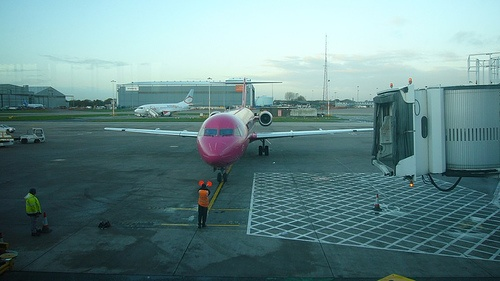
#> input picture pics/Train/data/2007_000032.jpg, 500 x 281 px; its folder holds only this picture in this run
$ python process.py
#> lines starting #> are read from the running program, lines starting #| are printed output that depends on the picture
import os
from PIL import Image

for name in os.listdir('data'):
    path_data = os.path.join('data', name)
    path_image = os.path.join('Images', name)
    path_label = os.path.join('Labels', name)
    image = Image.open(path_data)
#> image is the input picture: PIL image 500x281 RGB; mean R, G, B 102, 135.5, 136.9
    w, h = image.size
#> w = 500; h = 281
    w_new = w - w % 4
#> w_new = 500
    h_new = h - h % 4
#> h_new = 280
    image = image.crop((0, 0, w_new, h_new)) # left, upper, right lower
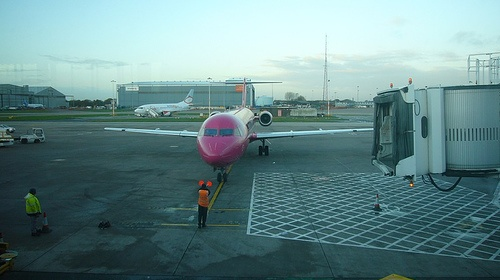
#> image: PIL image 500x280 RGB; mean R, G, B 102.3, 135.8, 137.2
    image.save(path_label)
    resized_image = image.resize((w_new//4, h_new//4))
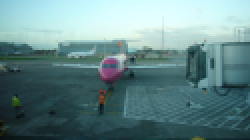
#> resized_image: PIL image 125x70 RGB (shown 2 times larger); mean R, G, B 102.3, 135.8, 137.2
    resized_image.save(path_image)

$ run again, on pics/Train/data/2007_000175.jpg
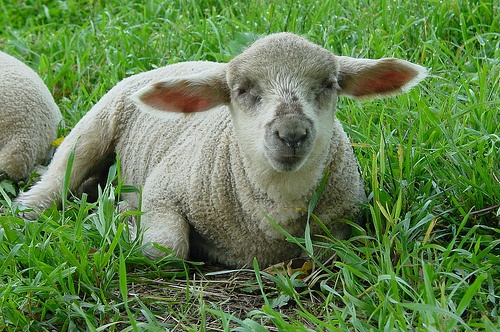
#> input picture pics/Train/data/2007_000175.jpg, 500 x 332 px
#> image is the input picture: PIL image 500x332 RGB; mean R, G, B 98.7, 129.5, 78
#> `resized_image = image.resize((w_new//4, h_new//4))`:
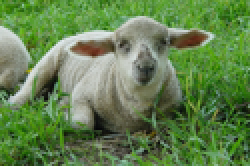
#> resized_image: PIL image 125x83 RGB (shown 2 times larger); mean R, G, B 98.7, 129.5, 78

$ run again, on pics/Train/data/2007_000042.jpg
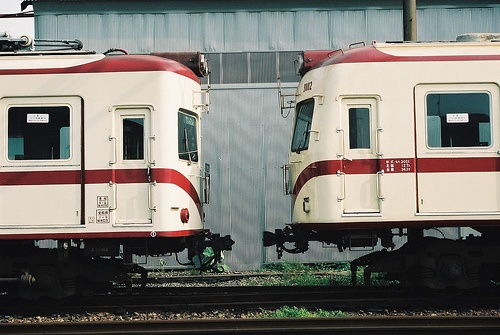
#> input picture pics/Train/data/2007_000042.jpg, 500 x 335 px
#> image is the input picture: PIL image 500x335 RGB; mean R, G, B 123.8, 120.8, 114.6
#> `image = image.crop((0, 0, w_new, h_new))`:
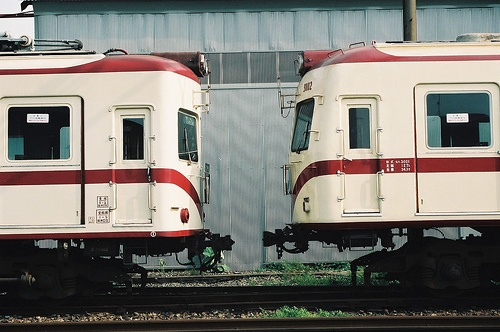
#> image: PIL image 500x332 RGB; mean R, G, B 124.7, 121.7, 115.4
#> `resized_image = image.resize((w_new//4, h_new//4))`:
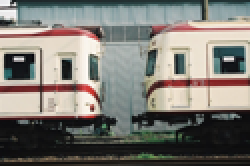
#> resized_image: PIL image 125x83 RGB (shown 2 times larger); mean R, G, B 124.7, 121.7, 115.4

$ run again, on pics/Train/data/2007_000068.jpg
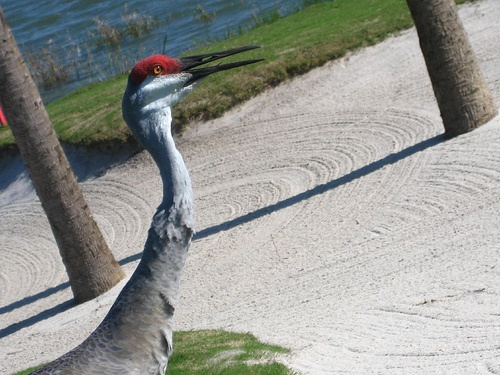
#> input picture pics/Train/data/2007_000068.jpg, 500 x 375 px
#> image is the input picture: PIL image 500x375 RGB; mean R, G, B 149.7, 151.9, 146.9
#> `image = image.crop((0, 0, w_new, h_new))`:
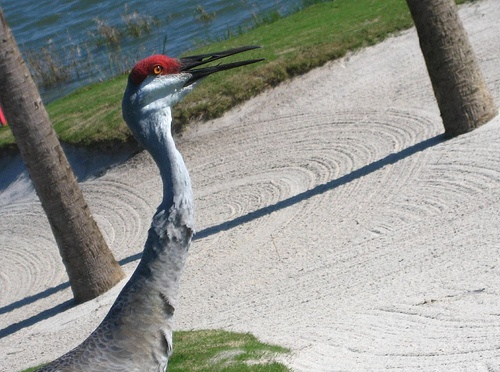
#> image: PIL image 500x372 RGB; mean R, G, B 149.6, 151.7, 146.9
#> `resized_image = image.resize((w_new//4, h_new//4))`:
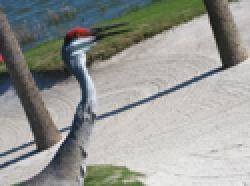
#> resized_image: PIL image 125x93 RGB (shown 2 times larger); mean R, G, B 149.7, 151.7, 146.9

$ run again, on pics/Train/data/2007_000121.jpg
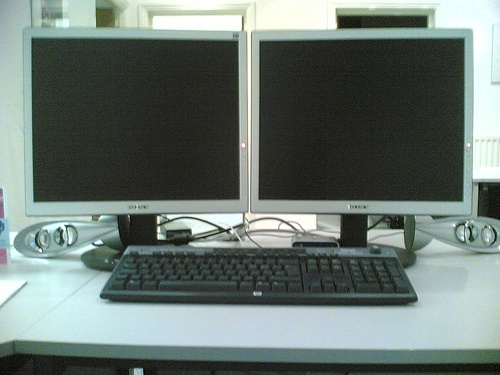
#> input picture pics/Train/data/2007_000121.jpg, 500 x 375 px
#> image is the input picture: PIL image 500x375 RGB; mean R, G, B 106.1, 118.5, 113.1
#> `image = image.crop((0, 0, w_new, h_new))`:
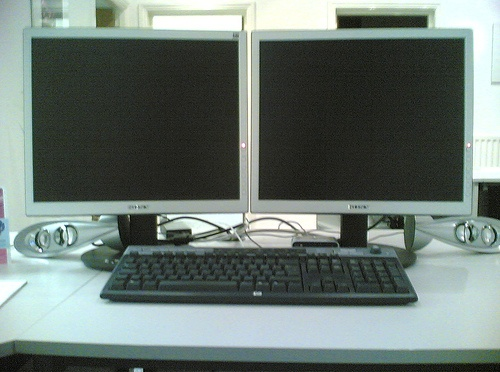
#> image: PIL image 500x372 RGB; mean R, G, B 106.6, 119.1, 113.6
#> `resized_image = image.resize((w_new//4, h_new//4))`:
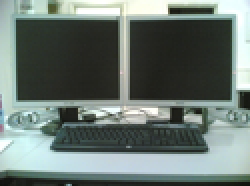
#> resized_image: PIL image 125x93 RGB (shown 2 times larger); mean R, G, B 106.6, 119.1, 113.6
